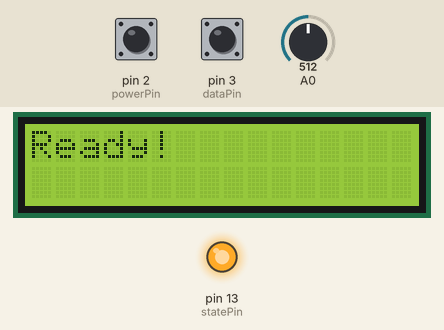
Bench run of a sketch on a simulated Arduino Uno, built with avr-gcc and run on an emulated ATmega328P. Parts: 16×2 character LCD, output pins drawn as LEDs (lit = HIGH). The inputs (shaded band) are chosen by the test bench; at power-on: pin 2 (powerPin) HIGH, pin 3 (dataPin) HIGH, A0 = 512. What the sketch prints to the serial monitor is not drawn.

Above: at 1.2 s.
1.3 s: pin 2 (powerPin) pulled LOW for 0.15 s
At 2.5 s:
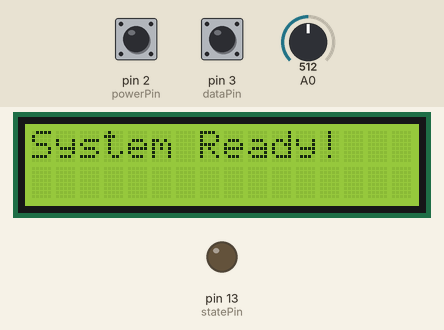
2.9 s: pin 3 (dataPin) pulled LOW for 0.15 s
At 4.1 s:
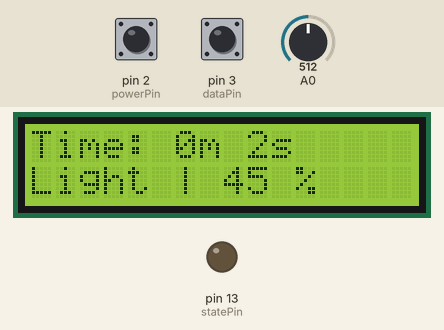
4.5 s: pin 2 (powerPin) pulled LOW for 1 s
At 5.9 s:
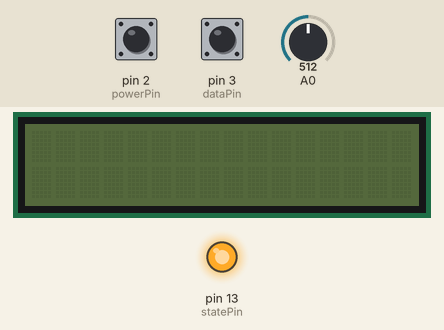
7.0 s: pin 2 (powerPin) pulled LOW for 3.2 s
At 8.3 s:
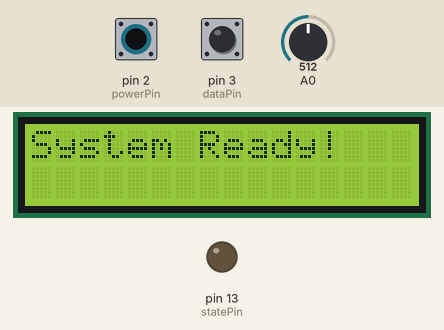
11.7 s: pin 3 (dataPin) pulled LOW for 1 s
At 13.2 s:
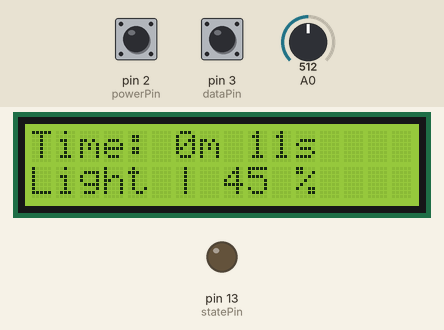
Timing chart, 0 to 14.7 s (numbered marks = the images above; inputs shaded):
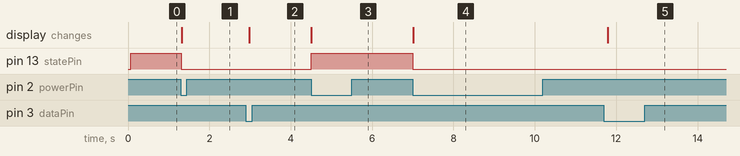

The sketch:

light_sensor.ino
```cpp
#include <Wire.h>
#include <LiquidCrystal_I2C.h>
#include <avr/pgmspace.h>

LiquidCrystal_I2C lcd(0x27, 16, 2);

const int powerPin = 2;
const int dataPin = 3;

const int statePin = 13;

//False...False...False!!!
bool systemActive = false;
bool lastPowerState = false;
bool lastDataState = false;
bool change = false;
bool tickUpdate = false;
bool dataUpdate = false;

unsigned long lastTickState = 0;

void setup() {
  Serial.begin(9600);
  lcd.init();
  lcd.backlight();

  //Makes the pin start off low
  pinMode(powerPin, INPUT_PULLUP);
  pinMode(dataPin, INPUT_PULLUP);

  pinMode(statePin, OUTPUT);
  digitalWrite(statePin, HIGH);

  Serial.println(F("Light Logger Ready!"));

  lcd.setCursor(0,0);
  lcd.print("Ready!");

}

void loop() {

  //States of power and data
  bool powerState = digitalRead(powerPin);
  bool dataState = digitalRead(dataPin);

  //Do we update the data pin?
  if(dataState == LOW && lastDataState == HIGH) {
    dataUpdate = true;
  }

  lastDataState = dataState;

  unsigned long currentTime = millis(); //Records time in ms

  if (powerState == LOW && lastPowerState == HIGH) { systemActive = !systemActive; lcd.clear();
    //Flips the state to save that state now
    //Will turn off while on to not intefer with light levels
    digitalWrite(statePin, systemActive ? LOW : HIGH);

    if(systemActive) {
      //Turns on
      lcd.backlight();
      lcd.display();
      change = true;  //Turns on
      lcd.setCursor(0,0);
      lcd.print(F("System Ready!"));
      delay(200);

    } else {

      lcd.noBacklight();
      lcd.noDisplay();
    } //And now turns off

    delay(100);
  }

  lastPowerState = powerState;

  if(systemActive) {
    //Activates recording
    if((tickUpdate == true) || dataUpdate) {
        digitalWrite(statePin, LOW);
        delay(50);

        int lightRead = analogRead(A0);

        int lightLevel = map(lightRead, 150, 950, 0, 100);
        //Sets the values from 150 to 950 to a scale of 0 to 100

        //Restricts the numbers from 0-149 & 951-1023
        if(lightRead < 150) {
          lightLevel = 0;
        }

        if(lightRead > 950) {
          lightLevel = 100;
        }

      //Serial display
        Serial.print(F("Time(sec): "));
        Serial.print(currentTime/60000);
        Serial.print(F("m "));
        Serial.print((currentTime / 1000) % 60);
        Serial.print(F("s "));
        Serial.print(F(" | Light: "));
        Serial.print(lightLevel);
        Serial.println(F("%       "));

      //LCD display
        lcd.setCursor(0,0);
        lcd.print(F("Time: "));
        lcd.print(currentTime/60000);
        lcd.print(F("m "));
        lcd.print((currentTime / 1000) % 60);
        lcd.print(F("s   "));

        lcd.setCursor(0,1);
        lcd.print(F("Light | "));
        lcd.print(lightLevel);
        lcd.print(F(" %           "));

        tickUpdate = false;
        dataUpdate = false;
    }
  }

  //Tick system
    unsigned long currentTickState = (currentTime / 60000);

      if (currentTickState != lastTickState) {
      tickUpdate = true;
      lastTickState = currentTickState;
    }
  }

//Arduino Light Sensor
//February 21st, 2026 :D
```

Measured:
- after the input at 1.3 s, pin 13 (statePin): HIGH → LOW at once; the display: changes at once (image 1)
- after the input at 2.9 s, the display: changes after 0.09 s (image 2)
- after the input at 4.5 s, pin 13 (statePin): LOW → HIGH at once; the display: changes at once (image 3)
- after the input at 7.0 s, pin 13 (statePin): HIGH → LOW at once; the display: changes at once (image 4)
- after the input at 11.7 s, the display: changes after 0.09 s (image 5)
